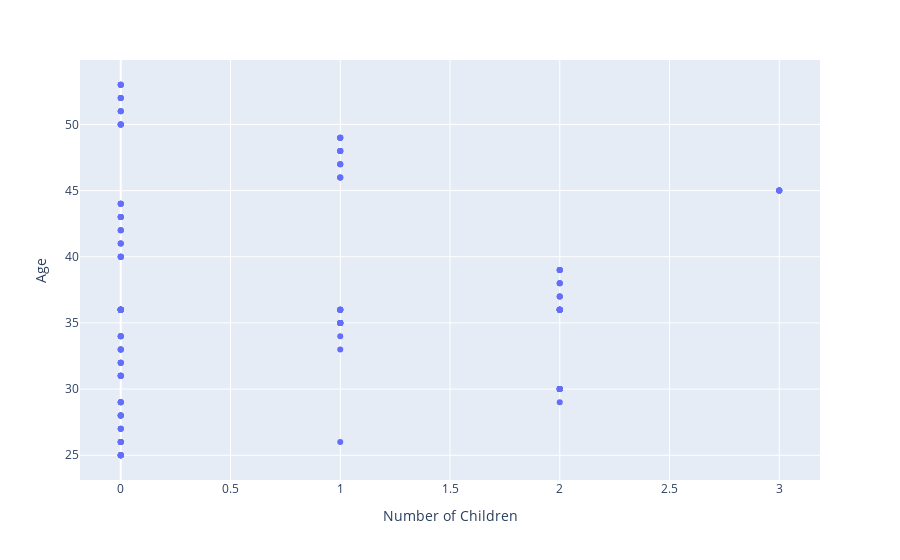

The code cell stored with this chart in its notebook:
### Code cell
plt.figure(figsize=(10, 6))
fig = px.scatter(df, x='Number of Children', y='Age')
fig.show()

### Figure 1 — Plotly figure (JSON) as saved in the notebook; plotly's stock layout.template omitted (floating-point values rounded to 4 significant figures; data arrays with more than 128 entries replaced by an {"elided": "..."} marker saying what was removed)
{"data": [{"hovertemplate": "Number of Children=%{x}<br>Age=%{y}<extra></extra>", "legendgroup": "", "marker": {"color": "#636efa", "symbol": "circle"}, "mode": "markers", "name": "", "orientation": "v", "showlegend": false, "type": "scatter", "x": {"elided": "164 int values"}, "xaxis": "x", "y": {"elided": "164 float values"}, "yaxis": "y"}], "layout": {"legend": {"tracegroupgap": 0}, "margin": {"t": 60}, "xaxis": {"anchor": "y", "domain": [0, 1], "title": {"text": "Number of Children"}}, "yaxis": {"anchor": "x", "domain": [0, 1], "title": {"text": "Age"}}}}
